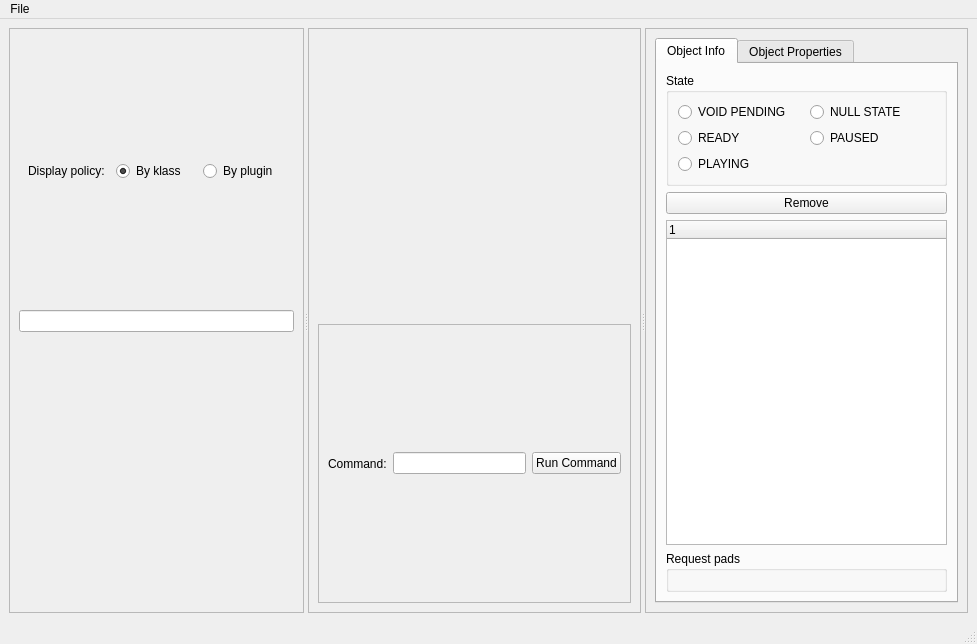
<?xml version="1.0" encoding="UTF-8"?>
<ui version="4.0">
 <class>MainWindow</class>
 <widget class="QMainWindow" name="MainWindow">
  <property name="geometry">
   <rect>
    <x>0</x>
    <y>0</y>
    <width>977</width>
    <height>644</height>
   </rect>
  </property>
  <property name="windowTitle">
   <string>MainWindow</string>
  </property>
  <widget class="QWidget" name="centralwidget">
   <layout class="QGridLayout" name="gridLayout">
    <item row="0" column="1">
     <widget class="QSplitter" name="splitter">
      <property name="sizePolicy">
       <sizepolicy hsizetype="Expanding" vsizetype="Expanding">
        <horstretch>0</horstretch>
        <verstretch>0</verstretch>
       </sizepolicy>
      </property>
      <property name="orientation">
       <enum>Qt::Horizontal</enum>
      </property>
      <widget class="QFrame" name="frame">
       <property name="frameShape">
        <enum>QFrame::StyledPanel</enum>
       </property>
       <property name="frameShadow">
        <enum>QFrame::Raised</enum>
       </property>
       <layout class="QVBoxLayout" name="verticalLayout">
        <item>
         <widget class="QFrame" name="frame_3">
          <property name="frameShape">
           <enum>QFrame::NoFrame</enum>
          </property>
          <property name="frameShadow">
           <enum>QFrame::Raised</enum>
          </property>
          <layout class="QHBoxLayout" name="horizontalLayout">
           <item>
            <widget class="QLabel" name="label">
             <property name="text">
              <string>Display policy:</string>
             </property>
            </widget>
           </item>
           <item>
            <widget class="QRadioButton" name="inspectorByKlassRadioButton">
             <property name="text">
              <string>By klass</string>
             </property>
             <property name="checked">
              <bool>true</bool>
             </property>
            </widget>
           </item>
           <item>
            <widget class="QRadioButton" name="inspectorByPluginRadioButton">
             <property name="text">
              <string>By plugin</string>
             </property>
            </widget>
           </item>
          </layout>
         </widget>
        </item>
        <item>
         <widget class="QLineEdit" name="pluginInspectorFilterLineEdit"/>
        </item>
        <item>
         <widget class="QFrame" name="pluginsInspectorFrame">
          <property name="frameShape">
           <enum>QFrame::NoFrame</enum>
          </property>
          <property name="frameShadow">
           <enum>QFrame::Raised</enum>
          </property>
          <property name="lineWidth">
           <number>1</number>
          </property>
          <layout class="QGridLayout" name="gridLayout_2"/>
         </widget>
        </item>
       </layout>
      </widget>
      <widget class="QFrame" name="frame_2">
       <property name="frameShape">
        <enum>QFrame::StyledPanel</enum>
       </property>
       <property name="frameShadow">
        <enum>QFrame::Raised</enum>
       </property>
       <layout class="QVBoxLayout" name="verticalLayout_2">
        <item>
         <widget class="QFrame" name="workspaceFrame">
          <property name="frameShape">
           <enum>QFrame::NoFrame</enum>
          </property>
          <property name="frameShadow">
           <enum>QFrame::Raised</enum>
          </property>
          <layout class="QHBoxLayout" name="horizontalLayout_3"/>
         </widget>
        </item>
        <item>
         <widget class="QFrame" name="frame_5">
          <property name="frameShape">
           <enum>QFrame::StyledPanel</enum>
          </property>
          <property name="frameShadow">
           <enum>QFrame::Raised</enum>
          </property>
          <layout class="QHBoxLayout" name="horizontalLayout_2">
           <item>
            <widget class="QLabel" name="label_2">
             <property name="text">
              <string>Command:</string>
             </property>
            </widget>
           </item>
           <item>
            <widget class="QLineEdit" name="commandLineEdit"/>
           </item>
           <item>
            <widget class="QPushButton" name="runCommandPushButton">
             <property name="text">
              <string>Run Command</string>
             </property>
            </widget>
           </item>
          </layout>
         </widget>
        </item>
       </layout>
      </widget>
      <widget class="QFrame" name="frame_4">
       <property name="frameShape">
        <enum>QFrame::StyledPanel</enum>
       </property>
       <property name="frameShadow">
        <enum>QFrame::Raised</enum>
       </property>
       <layout class="QVBoxLayout" name="verticalLayout_3">
        <item>
         <widget class="QTabWidget" name="tabWidget">
          <property name="tabPosition">
           <enum>QTabWidget::North</enum>
          </property>
          <property name="tabShape">
           <enum>QTabWidget::Rounded</enum>
          </property>
          <property name="currentIndex">
           <number>0</number>
          </property>
          <widget class="QWidget" name="tab">
           <attribute name="title">
            <string>Object Info</string>
           </attribute>
           <layout class="QVBoxLayout" name="verticalLayout_4">
            <item>
             <widget class="QGroupBox" name="groupBox">
              <property name="title">
               <string>State</string>
              </property>
              <layout class="QGridLayout" name="gridLayout_3">
               <item row="0" column="0">
                <widget class="QRadioButton" name="voidPendingRadioButton">
                 <property name="text">
                  <string>VOID PENDING</string>
                 </property>
                </widget>
               </item>
               <item row="0" column="1">
                <widget class="QRadioButton" name="nullStateRadioButton">
                 <property name="text">
                  <string>NULL STATE</string>
                 </property>
                </widget>
               </item>
               <item row="1" column="0">
                <widget class="QRadioButton" name="readyRadioButton">
                 <property name="text">
                  <string>READY</string>
                 </property>
                </widget>
               </item>
               <item row="1" column="1">
                <widget class="QRadioButton" name="pausedRadioButton">
                 <property name="text">
                  <string>PAUSED</string>
                 </property>
                </widget>
               </item>
               <item row="2" column="0">
                <widget class="QRadioButton" name="playingRadioButton">
                 <property name="text">
                  <string>PLAYING</string>
                 </property>
                </widget>
               </item>
              </layout>
             </widget>
            </item>
            <item>
             <widget class="QPushButton" name="removeObjectButton">
              <property name="text">
               <string>Remove</string>
              </property>
             </widget>
            </item>
            <item>
             <widget class="QTreeWidget" name="objectInfoTreeWidget">
              <column>
               <property name="text">
                <string notr="true">1</string>
               </property>
              </column>
             </widget>
            </item>
            <item>
             <widget class="QGroupBox" name="requestPadsGroupBox">
              <property name="title">
               <string>Request pads</string>
              </property>
              <layout class="QVBoxLayout" name="verticalLayout_6"/>
             </widget>
            </item>
           </layout>
          </widget>
          <widget class="QWidget" name="tab_2">
           <attribute name="title">
            <string>Object Properties</string>
           </attribute>
           <layout class="QVBoxLayout" name="verticalLayout_5"/>
          </widget>
         </widget>
        </item>
       </layout>
      </widget>
     </widget>
    </item>
   </layout>
  </widget>
  <widget class="QMenuBar" name="menubar">
   <property name="geometry">
    <rect>
     <x>0</x>
     <y>0</y>
     <width>977</width>
     <height>25</height>
    </rect>
   </property>
   <widget class="QMenu" name="menuFile">
    <property name="title">
     <string>File</string>
    </property>
    <addaction name="actionExport_Bin_To_Dot_File"/>
   </widget>
   <addaction name="menuFile"/>
  </widget>
  <widget class="QStatusBar" name="statusbar"/>
  <action name="actionExport_Current_Bin_To_Dot">
   <property name="text">
    <string>Export Current Bin To Dot File...</string>
   </property>
  </action>
  <action name="actionExport_Pipeline_To_Dot_File">
   <property name="text">
    <string>Export Pipeline To Dot File...</string>
   </property>
  </action>
  <action name="actionExport_Bin_To_Dot_File">
   <property name="text">
    <string>Export Bin To Dot File...</string>
   </property>
  </action>
 </widget>
 <resources/>
 <connections/>
</ui>
